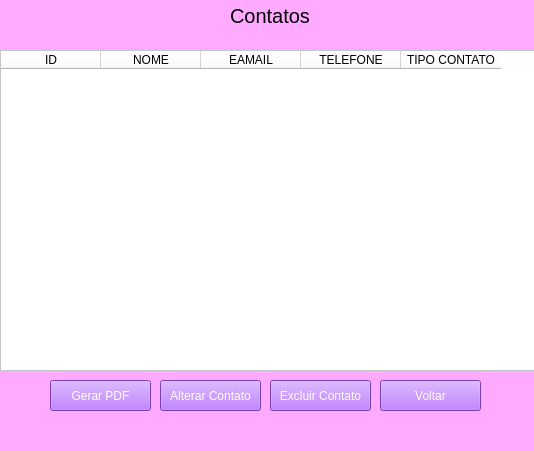
<?xml version="1.0" encoding="UTF-8"?>
<ui version="4.0">
 <class>mainTable</class>
 <widget class="QMainWindow" name="mainTable">
  <property name="geometry">
   <rect>
    <x>0</x>
    <y>0</y>
    <width>534</width>
    <height>451</height>
   </rect>
  </property>
  <property name="windowTitle">
   <string>MainWindow</string>
  </property>
  <property name="styleSheet">
   <string notr="true">background-color: rgb(255, 170, 255);</string>
  </property>
  <widget class="QWidget" name="centralwidget">
   <widget class="QTableWidget" name="tableWidget">
    <property name="geometry">
     <rect>
      <x>0</x>
      <y>50</y>
      <width>611</width>
      <height>321</height>
     </rect>
    </property>
    <property name="styleSheet">
     <string notr="true">background-color: rgb(255, 255, 255);</string>
    </property>
    <column>
     <property name="text">
      <string>ID</string>
     </property>
    </column>
    <column>
     <property name="text">
      <string>NOME</string>
     </property>
    </column>
    <column>
     <property name="text">
      <string>EAMAIL</string>
     </property>
    </column>
    <column>
     <property name="text">
      <string>TELEFONE</string>
     </property>
    </column>
    <column>
     <property name="text">
      <string>TIPO CONTATO</string>
     </property>
    </column>
   </widget>
   <widget class="QPushButton" name="gerarPdf">
    <property name="geometry">
     <rect>
      <x>50</x>
      <y>380</y>
      <width>101</width>
      <height>31</height>
     </rect>
    </property>
    <property name="styleSheet">
     <string notr="true">background-color: rgb(170, 85, 255);
color: rgb(255, 255, 255);</string>
    </property>
    <property name="text">
     <string>Gerar PDF</string>
    </property>
   </widget>
   <widget class="QPushButton" name="alterarContato">
    <property name="geometry">
     <rect>
      <x>160</x>
      <y>380</y>
      <width>101</width>
      <height>31</height>
     </rect>
    </property>
    <property name="styleSheet">
     <string notr="true">background-color: rgb(170, 85, 255);
color: rgb(255, 255, 255);</string>
    </property>
    <property name="text">
     <string>Alterar Contato</string>
    </property>
   </widget>
   <widget class="QPushButton" name="excluirContato">
    <property name="geometry">
     <rect>
      <x>270</x>
      <y>380</y>
      <width>101</width>
      <height>31</height>
     </rect>
    </property>
    <property name="styleSheet">
     <string notr="true">background-color: rgb(170, 85, 255);
color: rgb(255, 255, 255);</string>
    </property>
    <property name="text">
     <string>Excluir Contato</string>
    </property>
   </widget>
   <widget class="QPushButton" name="voltar">
    <property name="geometry">
     <rect>
      <x>380</x>
      <y>380</y>
      <width>101</width>
      <height>31</height>
     </rect>
    </property>
    <property name="styleSheet">
     <string notr="true">background-color: rgb(170, 85, 255);
color: rgb(255, 255, 255);</string>
    </property>
    <property name="text">
     <string>Voltar</string>
    </property>
   </widget>
   <widget class="QLabel" name="label_4">
    <property name="geometry">
     <rect>
      <x>230</x>
      <y>0</y>
      <width>81</width>
      <height>31</height>
     </rect>
    </property>
    <property name="font">
     <font>
      <pointsize>15</pointsize>
     </font>
    </property>
    <property name="text">
     <string>Contatos</string>
    </property>
   </widget>
  </widget>
  <widget class="QMenuBar" name="menubar">
   <property name="geometry">
    <rect>
     <x>0</x>
     <y>0</y>
     <width>534</width>
     <height>21</height>
    </rect>
   </property>
  </widget>
  <widget class="QStatusBar" name="statusbar"/>
 </widget>
 <resources/>
 <connections/>
</ui>
